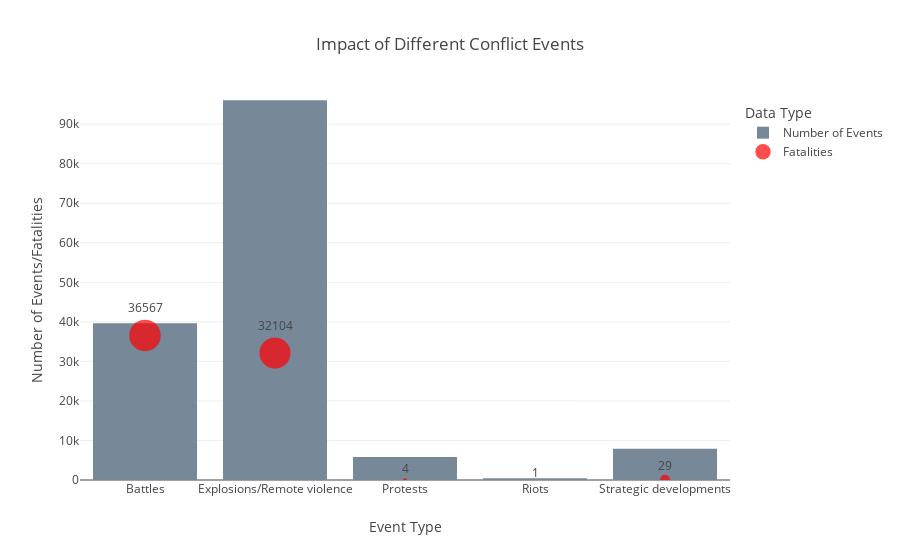

The notebook cell saved with this chart:
### Markdown cell above
## Bar chart and scatter plot

To start off the data story, we wanted to show the distribution of the number of events in the dataset. Both to give an idea of what type of events the dataset contains and to show which events show up the most often. Further we overlayed the number of fatalities on top of the bar chart as a scatter plot to show the relationship between the number of events and the number of fatalities. Each scatter point is also proportionally sized to the total number of fatalities, to make it easier to see the most violent events.

### Code cell
def event_type_and_fatalities(data):
    event_fatalities = data.groupby('EVENT_TYPE')['FATALITIES'].sum().reset_index()

    # Filter out the Violence Against Civilians event type
    event_fatalities = event_fatalities[event_fatalities['EVENT_TYPE'] != 'Violence against civilians']

    # Also, count the number of occurrences for each event type
    event_counts = data['EVENT_TYPE'].value_counts().reset_index()
    event_counts.columns = ['EVENT_TYPE', 'COUNT']

    # Merge both dataframes to have counts and fatalities side by side
    event_summary = pd.merge(event_fatalities, event_counts, on='EVENT_TYPE')

    # Create a bar chart for the number of events
    fig = go.Figure(go.Bar(
        x=event_summary['EVENT_TYPE'],
        y=event_summary['COUNT'],
        name='Number of Events',
        marker=dict(color='lightslategray'),
        # hoverinfo='skip'  # Hides hover info for the bars
        hovertemplate="<b>%{x}</b><br>Number of Events: %{y}<extra></extra>"  # Custom hover text for bars

    ))

    # Add a scatter plot on top of the bar chart for fatalities
    fig.add_trace(go.Scatter(
        x=event_summary['EVENT_TYPE'],
        y=event_summary['FATALITIES'],  # Use actual fatalities for positioning
        mode='markers+text',  # Display markers with text
        marker=dict(
            # size=20,  # Fixed size or scale appropriately
            # scale appropriatelyt
            size=np.log(event_summary['FATALITIES']) * 3,
            color='red'
        ),
        text=event_summary['FATALITIES'],  # Fatalities count as text
        textposition='top center',  # Position text above the markers
        name='Fatalities',
        hovertemplate="<b>%{x}</b><br>Total Fatalities: %{y}<extra></extra>"  # Custom hover text for points

    ))

    # Update the layout to add titles and axis labels
    fig.update_layout(
        title='Impact of Different Conflict Events',
        xaxis=dict(title='Event Type'),
        yaxis=dict(title='Number of Events/Fatalities',
                   range=[0, max(event_summary['COUNT'].max(), event_summary['FATALITIES'].max()) + 50]),
        legend_title='Data Type',
        barmode='overlay'  # Ensures bars and scatter points share the same x-axis
    )

    return fig


# Call the function to create the plot
fig = event_type_and_fatalities(data)

fig.show()

### Figure 1 — Plotly figure (JSON) as saved in the notebook; plotly's stock layout.template omitted (floating-point values rounded to 4 significant figures)
{"data": [{"hovertemplate": "<b>%{x}</b><br>Number of Events: %{y}<extra></extra>", "marker": {"color": "lightslategray"}, "name": "Number of Events", "type": "bar", "x": ["Battles", "Explosions/Remote violence", "Protests", "Riots", "Strategic developments"], "y": [39656, 96064, 5799, 423, 7909]}, {"hovertemplate": "<b>%{x}</b><br>Total Fatalities: %{y}<extra></extra>", "marker": {"color": "red", "size": [31.52, 31.13, 4.159, 0, 10.1]}, "mode": "markers+text", "name": "Fatalities", "text": [36567, 32104, 4, 1, 29], "textposition": "top center", "type": "scatter", "x": ["Battles", "Explosions/Remote violence", "Protests", "Riots", "Strategic developments"], "y": [36567, 32104, 4, 1, 29]}], "layout": {"barmode": "overlay", "legend": {"title": {"text": "Data Type"}}, "title": {"text": "Impact of Different Conflict Events"}, "xaxis": {"title": {"text": "Event Type"}}, "yaxis": {"range": [0, 96114], "title": {"text": "Number of Events/Fatalities"}}}}
